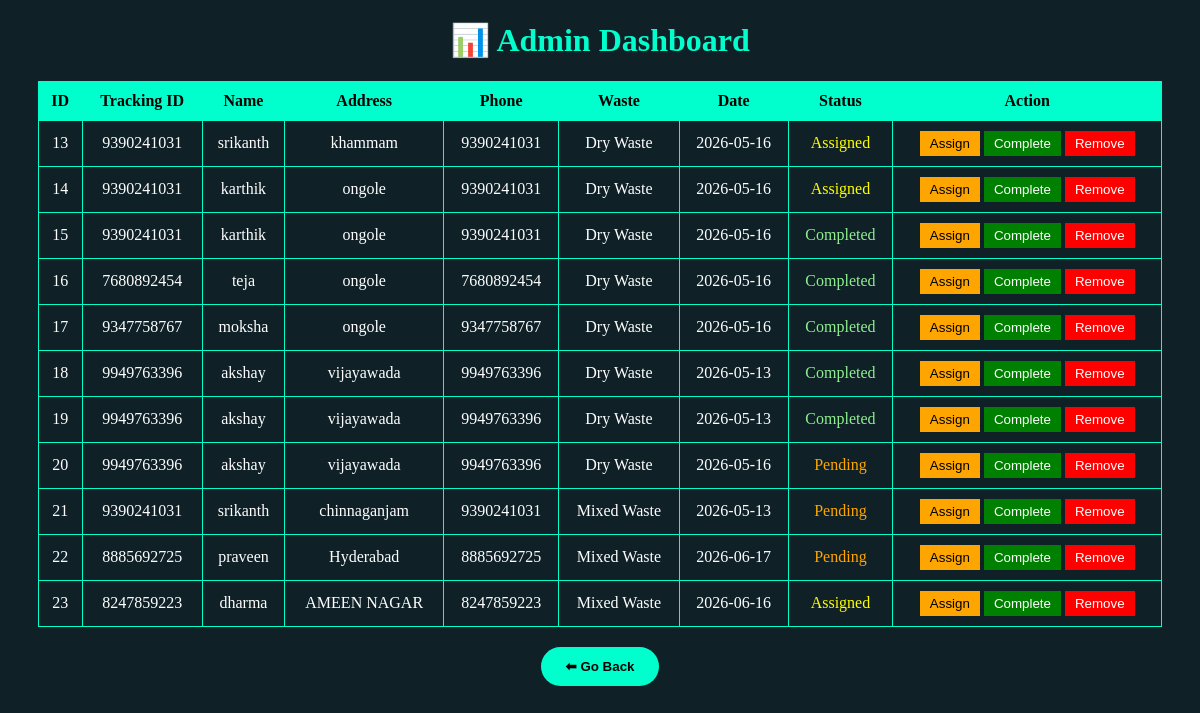
The page /admin_dashboard.php on the database its author committed.
### tables this page shows
CREATE TABLE `requests` (
  `id` int(11) NOT NULL,
  `tracking_id` varchar(100) DEFAULT NULL,
  `name` varchar(100) DEFAULT NULL,
  `address` text DEFAULT NULL,
  `phone` varchar(15) DEFAULT NULL,
  `waste_type` varchar(100) DEFAULT NULL,
  `pickup_date` date DEFAULT NULL,
  `status` varchar(50) DEFAULT 'Pending',
  `created_at` timestamp NOT NULL DEFAULT current_timestamp()
);

### admin_dashboard.php (the view, shortened to what this page needs)
<?php
$conn = new mysqli("localhost","root","","eco");
$result = $conn->query("SELECT * FROM requests");
?>
<!DOCTYPE html>
<html>
<head>
</head>
<body>
<h1>📊 Admin Dashboard</h1>
<table>
<tr>
<th>ID</th>
<th>Tracking ID</th>
<th>Name</th>
<th>Address</th>
<th>Phone</th>
<th>Waste</th>
<th>Date</th>
<th>Status</th>
<th>Action</th>
</tr>
<?php while($row = $result->fetch_assoc()){ ?>
<tr>
<td><?php echo $row['id']; ?></td>
<td><?php echo $row['tracking_id']; ?></td>
<td><?php echo $row['name']; ?></td>
<td><?php echo $row['address']; ?></td>
<td><?php echo $row['phone']; ?></td>
<td><?php echo $row['waste_type']; ?></td>
<td><?php echo $row['pickup_date']; ?></td>
<td class="<?php echo strtolower($row['status']); ?>">
    <?php echo $row['status']; ?>
</td>
<td>
<a href="assign.php?id=<?php echo $row['id']; ?>">
    <button class="assign">Assign</button>
</a>
<a href="complete.php?id=<?php echo $row['id']; ?>">
    <button class="complete">Complete</button>
</a>
<a href="delete.php?id=<?php echo $row['id']; ?>">
    <button class="delete">Remove</button>
</a>
</td>
</tr>
<?php } ?>
</table>
<button class="back-btn" onclick="window.location.href='admin_dashboard.html'">
    ⬅ Go Back
</button>
</body>
</html>

### admin_dashboard.php (style rules this page uses)
body { font-family:Poppins; background:#0f2027; color:white; text-align:center; }
h1 { color:#00ffcc; }
table { width:95%; margin:auto; border-collapse:collapse; margin-top:20px; }
th, td { padding:10px; border:1px solid #00ffcc; }
th { background:#00ffcc; color:black; }
.pending { color:orange; }
.assigned { color:yellow; }
.completed { color:lightgreen; }
button { padding:5px 10px; border:none; cursor:pointer; }
.assign { background:orange; }
.complete { background:green;color:white; }
.delete { background:red;color:white; }
.back-btn { margin-top:20px; padding:12px 25px; background:#00ffcc; color:black; border:none; border-radius:25px; cursor:pointer; font-weight:bold; }

### rows shown on the page
requests: id "13", tracking "9390241031", name "srikanth", address "khammam", phone "9390241031", waste_type "Dry Waste", pickup_date "2026-05-16", status "Assigned"
requests: id "14", tracking "9390241031", name "karthik", address "ongole", phone "9390241031", waste_type "Dry Waste", pickup_date "2026-05-16", status "Assigned"
requests: id "15", tracking "9390241031", name "karthik", address "ongole", phone "9390241031", waste_type "Dry Waste", pickup_date "2026-05-16", status "Completed"
requests: id "16", tracking "7680892454", name "teja", address "ongole", phone "7680892454", waste_type "Dry Waste", pickup_date "2026-05-16", status "Completed"
requests: id "17", tracking "9347758767", name "moksha", address "ongole", phone "9347758767", waste_type "Dry Waste", pickup_date "2026-05-16", status "Completed"
requests: id "18", tracking "9949763396", name "akshay", address "vijayawada", phone "9949763396", waste_type "Dry Waste", pickup_date "2026-05-13", status "Completed"
requests: id "19", tracking "9949763396", name "akshay", address "vijayawada", phone "9949763396", waste_type "Dry Waste", pickup_date "2026-05-13", status "Completed"
requests: id "20", tracking "9949763396", name "akshay", address "vijayawada", phone "9949763396", waste_type "Dry Waste", pickup_date "2026-05-16", status "Pending"
requests: id "21", tracking "9390241031", name "srikanth", address "chinnaganjam", phone "9390241031", waste_type "Mixed Waste", pickup_date "2026-05-13", status "Pending"
requests: id "22", tracking "8885692725", name "praveen", address "Hyderabad", phone "8885692725", waste_type "Mixed Waste", pickup_date "2026-06-17", status "Pending"
requests: id "23", tracking "8247859223", name "dharma", address "AMEEN NAGAR", phone "8247859223", waste_type "Mixed Waste", pickup_date "2026-06-16", status "Assigned"
